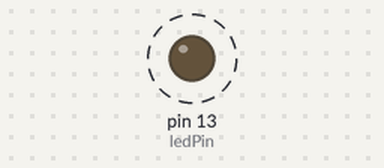
Bench run of a sketch on a simulated Arduino Uno, built with avr-gcc and run on an emulated ATmega328P. Parts: output pins drawn as LEDs (lit = HIGH). Dashed ring = blinking. What the sketch prints to the serial monitor is not drawn.

Above: at 0.6 s.
Timing chart, 0 to 3.0 s (numbered marks = the images above):
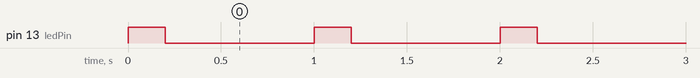

The sketch:

aquarduino.ino
```cpp
const int ledPin = 13;                 // LED connected to digital pin 13

int currentHour = 23;
int currentMinute = 18;
int currentSecond = 0;

const int maxHour = 23;
const int maxMinuteSec = 59;

void setup()
{
  // initialize the serial communication:
  Serial.begin(9600);
  pinMode(ledPin, OUTPUT);      // sets the digital pin as output
}

void loop()
{

  analogWrite(ledPin, 255); // set the PWM duty cycle
  delay(200);
  analogWrite(ledPin, 0); // set the PWM duty cycle
  static byte pwm = 0;
  //Change minute
  if(currentSecond >=  maxMinuteSec)
  {
    //Increase pwm every minute
    pwm = pwm+4;
    currentSecond = 0;
    //Change also hour
    if(currentMinute >= maxMinuteSec)
    {
      pwm = 0;
      currentMinute = 0;
      //reset hour
      if(currentHour >= maxHour)
      {
        currentHour = 0;
      }
      else
        currentHour++;
    }
    else currentMinute++;
  }
  else currentSecond++;
  //Led on
  analogWrite(ledPin, pwm); // set the PWM duty cycle
  //log some infos...
  String sticazzi = "Current arduino time is: ";
  Serial.print(sticazzi);
  Serial.print('\n');
  Serial.print(currentHour);
  Serial.print('\n');
  Serial.print(currentMinute);
  Serial.print('\n');
  Serial.print(currentSecond);
  Serial.print('\n');
  delay(800); // one second delay
}
```

Measured:
- by itself, pin 13 (ledPin): alternates HIGH for 0.20 s and LOW for 0.80 s
